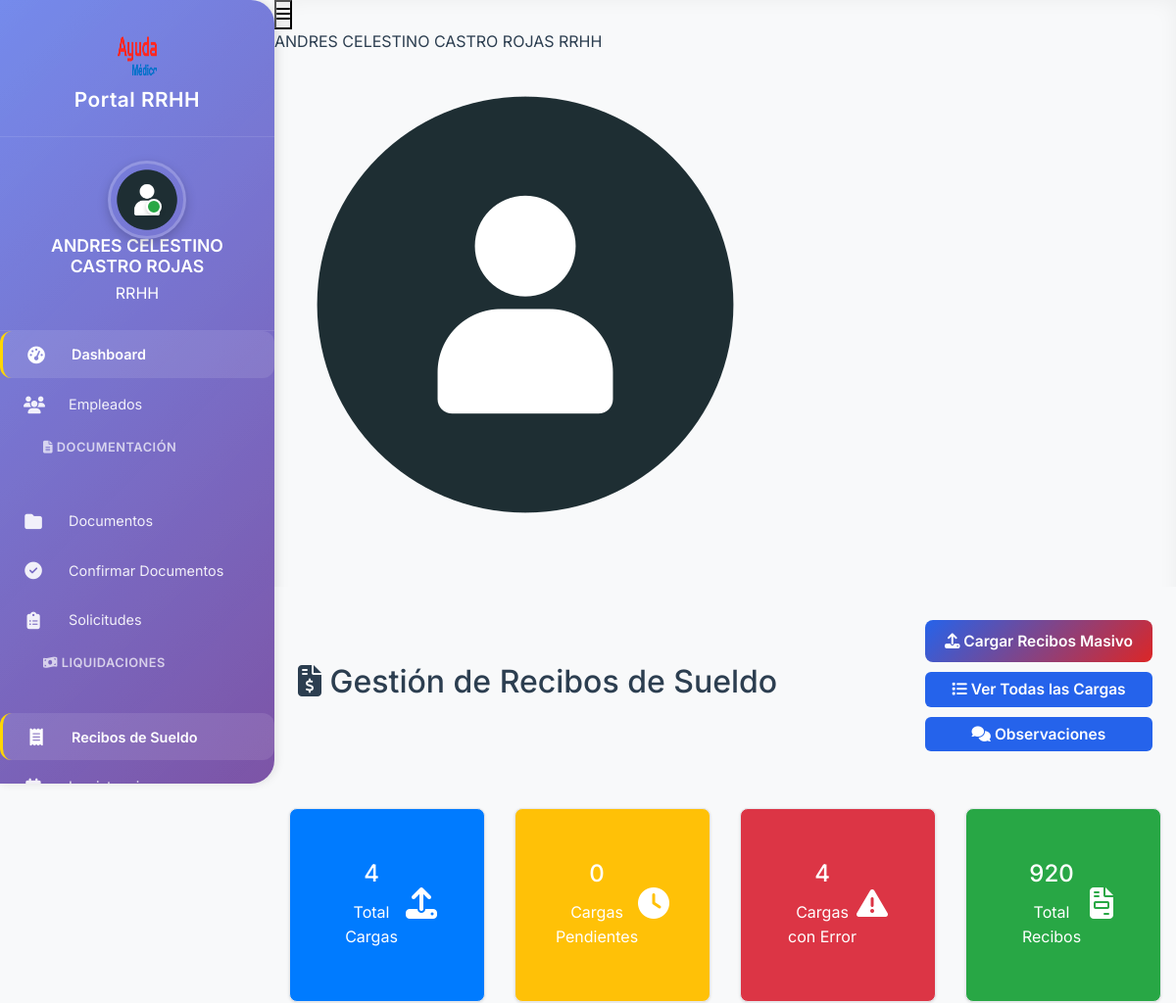
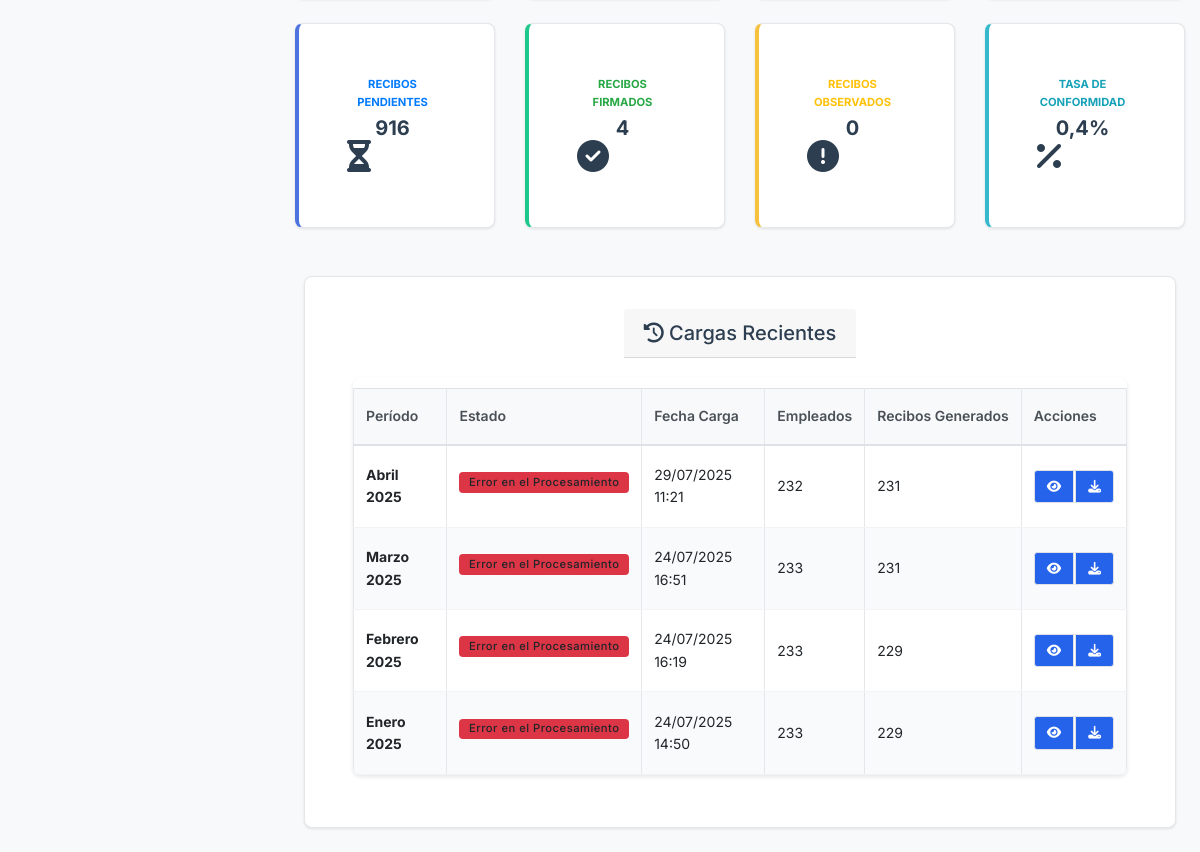
/rrhh/recibos/ (signed in), run on an earlier commit of the app's database (2 pictures, top to bottom).
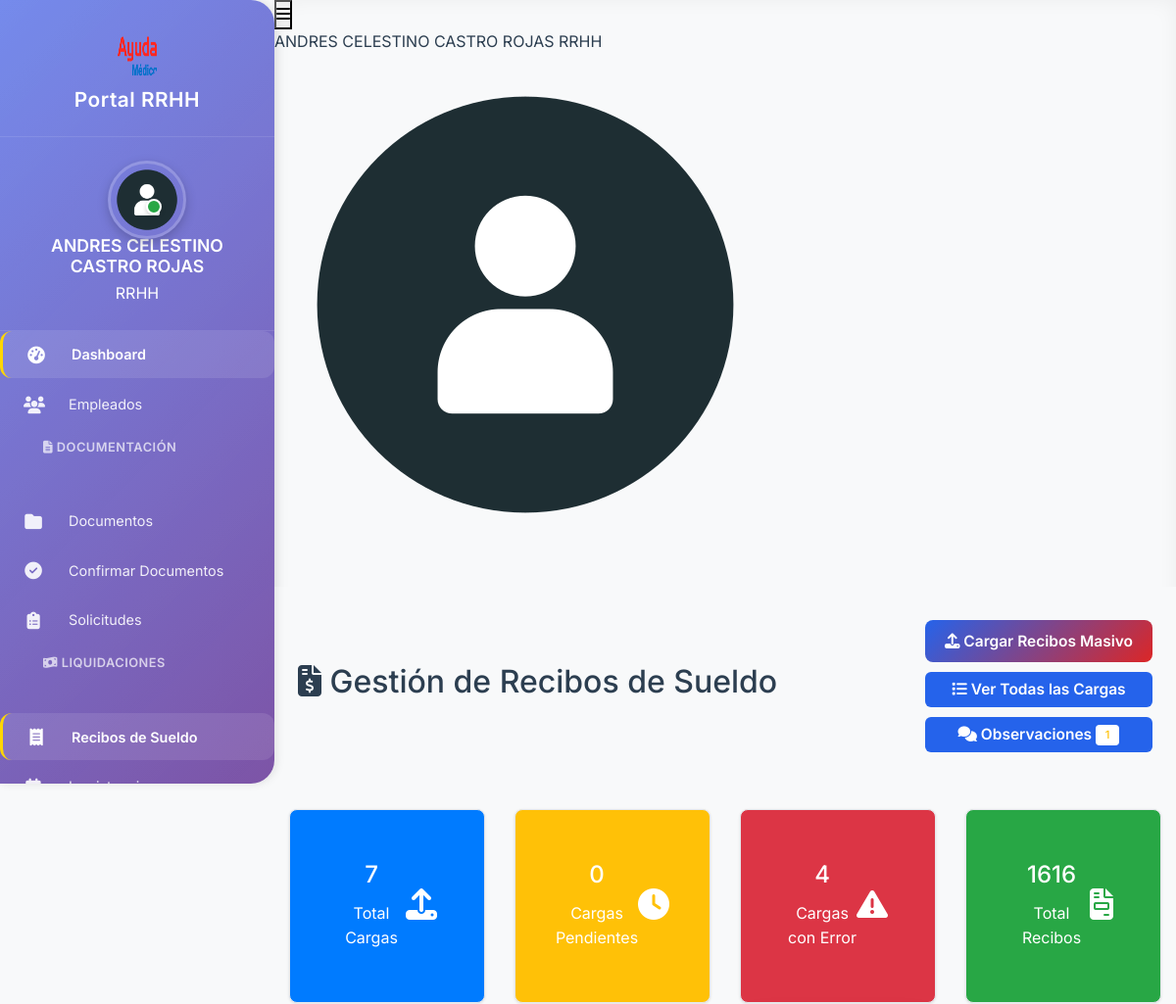
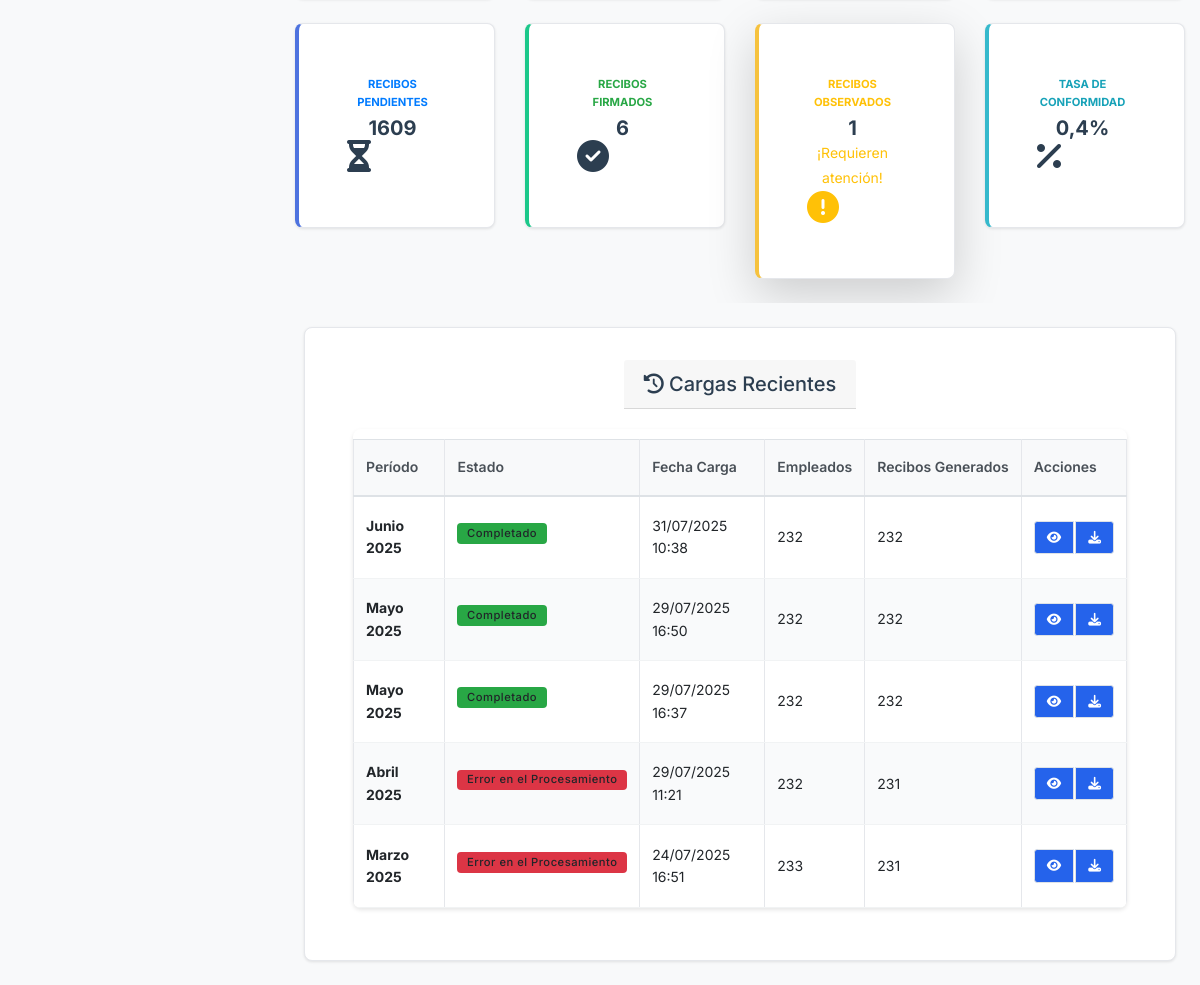
And on a later commit of the database (2 pictures, top to bottom).
### apps/rrhh/models.py (models this page shows, shortened)
class CargaMasivaRecibos(models.Model):
    ESTADO_CHOICES = [
        ('pendiente', 'Pendiente de Procesamiento'),
        ('procesando', 'Procesando'),
        ('completado', 'Completado'),
        ('error', 'Error en el Procesamiento'),
    ]
    PERIODO_CHOICES = [
        ('enero', 'Enero'),
        ('febrero', 'Febrero'),
        ('marzo', 'Marzo'),
        ('abril', 'Abril'),
        ('mayo', 'Mayo'),
        ('junio', 'Junio'),
        ('julio', 'Julio'),
        ('agosto', 'Agosto'),
        ('septiembre', 'Septiembre'),
        ('octubre', 'Octubre'),
        ('noviembre', 'Noviembre'),
        ('diciembre', 'Diciembre'),
    ]
    TIPO_RECIBO_CHOICES = [
        ('sueldo', 'Sueldo'),
        ('sac_1', 'SAC 1'),
        ('sac_2', 'SAC 2'),
    ]
    periodo = models.CharField(max_length=20, choices=PERIODO_CHOICES)
    anio = models.IntegerField()
    tipo_recibo = models.CharField(max_length=10, choices=TIPO_RECIBO_CHOICES, default='sueldo')
    archivo_pdf = models.FileField(upload_to='recibos_masivos/', help_text='PDF con todos los recibos del período')
    estado = models.CharField(max_length=20, choices=ESTADO_CHOICES, default='pendiente')
    fecha_carga = models.DateTimeField(auto_now_add=True)
    fecha_procesamiento = models.DateTimeField(null=True, blank=True)
    usuario_carga = models.ForeignKey(User, on_delete=models.CASCADE, related_name='cargas_recibos')
    total_empleados = models.IntegerField(default=0, help_text='Total de empleados en el sistema')
    recibos_generados = models.IntegerField(default=0, help_text='Recibos generados exitosamente')
    errores_procesamiento = models.TextField(blank=True, help_text='Errores durante el procesamiento')
    dias_vencimiento = models.IntegerField(default=30, help_text='Días para vencimiento desde la fecha de carga')
    validado = models.BooleanField(default=False, help_text='Si la carga fue validada por RRHH')
    fecha_validacion = models.DateTimeField(null=True, blank=True, help_text='Fecha cuando fue validada la carga')
    validado_por = models.ForeignKey(User, on_delete=models.SET_NULL, null=True, blank=True, related_name='cargas_validadas', help_text='Usuario que validó la carga')
    visible_empleados = models.BooleanField(default=False, help_text='Si los recibos son visibles para los empleados')
    class Meta:
        verbose_name = "Carga Masiva de Recibos"
        verbose_name_plural = "Cargas Masivas de Recibos"
        unique_together = ['periodo', 'anio', 'tipo_recibo']
        ordering = ['-fecha_carga']

### apps/rrhh/views.py (the view)
# urls.py: path('recibos/', views.RRHHRecibosView.as_view(), name='recibos_dashboard'),
class RRHHRecibosView(LoginRequiredMixin, TemplateView):
    template_name = 'rrhh/recibos/dashboard.html'
    def get_context_data(self, **kwargs):
        context = super().get_context_data(**kwargs)
        cargas_recientes = CargaMasivaRecibos.objects.all()[:5]
        total_cargas = CargaMasivaRecibos.objects.count()
        cargas_pendientes = CargaMasivaRecibos.objects.filter(estado='pendiente').count()
        cargas_error = CargaMasivaRecibos.objects.filter(estado='error').count()
        total_recibos = ReciboSueldo.objects.count()
        recibos_pendientes = ReciboSueldo.objects.filter(estado='pendiente').count()
        recibos_firmados = ReciboSueldo.objects.filter(estado='firmado').count()
        recibos_observados = ReciboSueldo.objects.filter(estado='observado').count()
        context.update({
            'cargas_recientes': cargas_recientes,
            'total_cargas': total_cargas,
            'cargas_pendientes': cargas_pendientes,
            'cargas_error': cargas_error,
            'total_recibos': total_recibos,
            'recibos_pendientes': recibos_pendientes,
            'recibos_firmados': recibos_firmados,
            'recibos_observados': recibos_observados,
        })
        return context

### apps/rrhh/templatetags/math_filters.py (called while the page is built)
@register.filter
def percentage(value, total):
    try:
        if float(total) == 0:
            return 0
        return round((float(value) / float(total)) * 100, 1)
    except (ValueError, TypeError):
        return 0

### proyecto_rrhh/context_processors.py (called while the page is built)
def empleado_info(request):
    context = {}
    if request.user.is_authenticated:
        try:
            empleado = Empleado.objects.get(user=request.user)
            context['empleado'] = empleado
            notificaciones_count = Notificacion.objects.filter(
                destinatario=empleado,
                leida=False
            ).count()
            context['notificaciones_count'] = notificaciones_count
        except Empleado.DoesNotExist:
            context['empleado'] = None
            context['notificaciones_count'] = 0
    return context

### templates/rrhh/recibos/dashboard.html (shortened to what the changed rows need)
{% extends 'rrhh/base_rrhh.html' %}
{% load crispy_forms_tags %}
{% load math_filters %}
{% block content %}
<div class="container-fluid">
    <div class="row">
        <div class="col-12">
            <div class="d-flex justify-content-between align-items-center mb-4">
                <h2><i class="fas fa-file-invoice-dollar"></i> Gestión de Recibos de Sueldo</h2>
                <div>
                    <a href="{% url 'rrhh:cargar_recibos_masivo' %}" class="btn btn-primary">
                        <i class="fas fa-upload"></i> Cargar Recibos Masivo
                    </a>
                    <a href="{% url 'rrhh:lista_cargas_masivas' %}" class="btn btn-outline-secondary">
                        <i class="fas fa-list"></i> Ver Todas las Cargas
                    </a>
                    {% if recibos_observados > 0 %}
                    <a href="{% url 'rrhh:observaciones_recibos' %}" class="btn btn-warning">
                        <i class="fas fa-comments"></i> Observaciones
                        <span class="badge bg-white text-warning">{{ recibos_observados }}</span>
                    </a>
                    {% else %}
                    <a href="{% url 'rrhh:observaciones_recibos' %}" class="btn btn-outline-warning">
                        <i class="fas fa-comments"></i> Observaciones
                    </a>
                    {% endif %}
                </div>
            </div>
        </div>
    </div>
    <div class="row mb-4">
        <div class="col-md-3">
            <div class="card bg-primary text-white">
                <div class="card-body">
                    <div class="d-flex justify-content-between">
                        <div>
                            <h4 class="card-title">{{ total_cargas }}</h4>
                            <p class="card-text">Total Cargas</p>
                        </div>
                    </div>
                </div>
            </div>
        </div>
        <div class="col-md-3">
            <div class="card bg-success text-white">
                <div class="card-body">
                    <div class="d-flex justify-content-between">
                        <div>
                            <h4 class="card-title">{{ total_recibos }}</h4>
                            <p class="card-text">Total Recibos</p>
                        </div>
                    </div>
                </div>
            </div>
        </div>
    </div>
    <div class="row mb-4">
        <div class="col-md-3">
            <div class="card border-left-primary">
                <div class="card-body">
                    <div class="row no-gutters align-items-center">
                        <div class="col mr-2">
                            <div class="text-xs font-weight-bold text-primary text-uppercase mb-1">
                                Recibos Pendientes</div>
                            <div class="h5 mb-0 font-weight-bold text-gray-800">{{ recibos_pendientes }}</div>
                        </div>
                    </div>
                </div>
            </div>
        </div>
        <div class="col-md-3">
            <div class="card border-left-success">
                <div class="card-body">
                    <div class="row no-gutters align-items-center">
                        <div class="col mr-2">
                            <div class="text-xs font-weight-bold text-success text-uppercase mb-1">
                                Recibos Firmados</div>
                            <div class="h5 mb-0 font-weight-bold text-gray-800">{{ recibos_firmados }}</div>
                        </div>
                    </div>
                </div>
            </div>
        </div>
        <div class="col-md-3">
            <a href="{% url 'rrhh:observaciones_recibos' %}" class="text-decoration-none">
                <div class="card border-left-warning {% if recibos_observados > 0 %}shadow-lg{% endif %}">
                    <div class="card-body">
                        <div class="row no-gutters align-items-center">
                            <div class="col mr-2">
                                <div class="text-xs font-weight-bold text-warning text-uppercase mb-1">
                                    Recibos Observados</div>
                                <div class="h5 mb-0 font-weight-bold text-gray-800">{{ recibos_observados }}</div>
                                {% if recibos_observados > 0 %}
                                    <small class="text-warning">¡Requieren atención!</small>
                                {% endif %}
                            </div>
                            <div class="col-auto">
                                <i class="fas fa-exclamation-circle fa-2x {% if recibos_observados > 0 %}text-warning{% else %}text-gray-300{% endif %}"></i>
                            </div>
                        </div>
                    </div>
                </div>
            </a>
        </div>
    </div>
    <div class="row">
        <div class="col-12">
            <div class="card">
                <div class="card-body">
                    {% if cargas_recientes %}
                        <div class="table-responsive">
                            <table class="table table-hover">
                                <thead>
                                    <tr>
                                        <th>Período</th>
                                        <th>Estado</th>
                                        <th>Fecha Carga</th>
                                        <th>Empleados</th>
                                        <th>Recibos Generados</th>
                                        <th>Acciones</th>
                                    </tr>
                                </thead>
                                <tbody>
                                    {% for carga in cargas_recientes %}
                                    <tr>
                                        <td>
                                            <strong>{{ carga.get_periodo_display }} {{ carga.anio }}</strong>
                                        </td>
                                        <td>
                                            {% if carga.estado == 'completado' %}
                                                <span class="badge bg-success">{{ carga.get_estado_display }}</span>
                                            {% elif carga.estado == 'error' %}
                                                <span class="badge bg-danger">{{ carga.get_estado_display }}</span>
                                            {% elif carga.estado == 'procesando' %}
                                                <span class="badge bg-warning">{{ carga.get_estado_display }}</span>
                                            {% else %}
                                                <span class="badge bg-secondary">{{ carga.get_estado_display }}</span>
                                            {% endif %}
                                        </td>
                                        <td>{{ carga.fecha_carga|date:"d/m/Y H:i" }}</td>
                                        <td>{{ carga.total_empleados }}</td>
                                        <td>{{ carga.recibos_generados }}</td>
                                        <td>
                                            <div class="btn-group btn-group-sm">
                                                <a href="{% url 'rrhh:detalle_carga_masiva' carga.pk %}"
                                                   class="btn btn-outline-primary">
                                                    <i class="fas fa-eye"></i>
                                                </a>
                                                {% if carga.archivo_pdf %}
                                                <a href="{{ carga.archivo_pdf.url }}"
                                                   class="btn btn-outline-secondary"
                                                   target="_blank">
                                                    <i class="fas fa-download"></i>
                                                </a>
                                                {% endif %}
                                            </div>
                                        </td>
                                    </tr>
                                    {% endfor %}
                                </tbody>
                            </table>
                        </div>
                    {% endif %}
                </div>
            </div>
        </div>
    </div>
</div>
{% endblock %}

What changed in the data, as far as the page shows it:
no longer on this page (row unchanged): CargaMasivaRecibos: periodo "Febrero", anio "2025", estado "Error en el Procesamiento", fecha_carga "24/07/2025 16:19", total_empleados "233", recibos_generados "229"
no longer on this page (row unchanged): CargaMasivaRecibos: periodo "Enero", anio "2025", estado "Error en el Procesamiento", fecha_carga "24/07/2025 14:50", total_empleados "233", recibos_generados "229"
added CargaMasivaRecibos: periodo "Junio", anio "2025", estado "Completado", fecha_carga "31/07/2025 10:38", total_empleados "232", recibos_generados "232"
added CargaMasivaRecibos: periodo "Mayo", anio "2025", estado "Completado", fecha_carga "29/07/2025 16:50", total_empleados "232", recibos_generados "232"
added CargaMasivaRecibos: periodo "Mayo", anio "2025", estado "Completado", fecha_carga "29/07/2025 16:37", total_empleados "232", recibos_generados "232"
Also different on the page:
{{ recibos_observados }}: (not shown) → "1"
{{ total_cargas }}: "4" → "7"
{{ total_recibos }}: "920" → "1616"
{{ recibos_pendientes }}: "916" → "1609"
{{ recibos_firmados }}: "4" → "6"
{{ recibos_observados }}: "0" → "1"
text now shown: "¡Requieren atención!"
